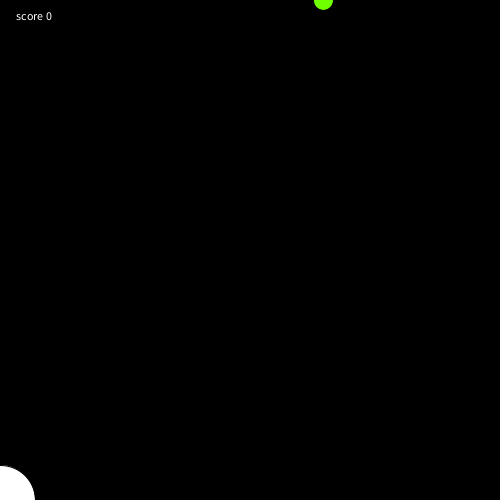
Frame 1 (no input)
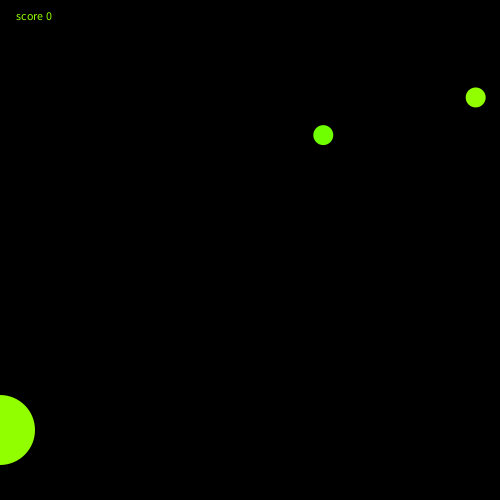
Frame 60 (the mouse pressed at the canvas centre just before this capture)
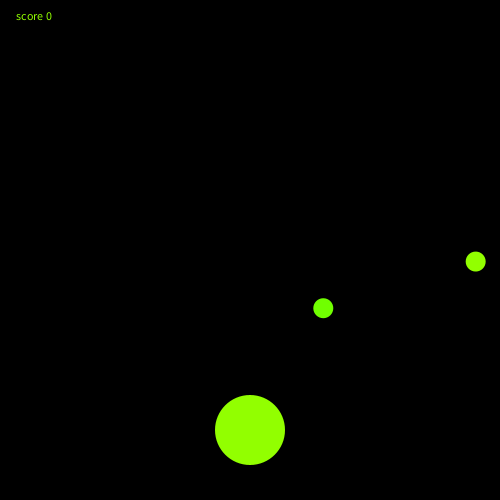
Frame 120 (the mouse held since frame 60 and released just before this capture)

The Processing sketch that drew these frames (run headless with seeded random() and noise(); from frame 60 on, the mouse is pressed at the canvas centre):

// Processing sketch: Raindrops_game
// ── Raindrops_game.pde
class Raindrop {
  PVector loc;
  PVector vel;
  PVector acc;
  color c;
  int d;

  Raindrop() { 
    colorMode(HSB, 360, 100, 100);
    loc = new PVector(random(500),0);
    acc = new PVector (0, .01); 
    c = color(random(360), 100, 100);
    vel = new PVector(0, 2);
    d= 20;
}

  void display() { //creates the raindrop
    fill(c);
    ellipse(loc.x, loc.y, d,d);
  }
  void drop() { //Makes the variable move with velocity and acceleration
    loc.add(vel);
    vel.add(acc);
    noStroke();
  }
}


// ── Catcher.pde
class Catcher {
  PVector loc;
  int d;

  Catcher() {
    loc = new PVector(mouseX, height-d);
    d = 70;
  }

  void display() {
    ellipse(loc.x, loc.y, d, d); //Location of my ellipse
  }

  void update() {
    loc.set(mouseX, height-d);
  }
  void catchDrop(Raindrop drop) {       //catchDrop is the funtion  where the raindrop and the cather interact and the raindop disappears
    if (loc.dist(drop.loc) < d/2 + drop.d/2) {
      drop.vel.set(0, 0);
      drop.acc.set(0, 0);
      drop.loc.set(width*10,height*10);
      score++;
    }
  }
}


// ── Raindrops.pde
int count = 1000;
int score;
int index = 1; 
int oldTime = 0; 
int currentTime = 0;
int timeChange = 0;
Catcher c;
Raindrop[] r = new Raindrop[count]; //Created Array for Raindrop


void setup() {
  size(500, 500);
  for (int i = 0; i < r.length; i++) {  
    r[i] = new Raindrop();
  }
  c = new Catcher();
}
void draw() {
  background(0);
  text("score " + score, 0+ width/30, 20); //Displays score variable
  c.display();
  for (int i=0; i<index; i++) {
    r[i].display();
    r[i]. drop();
    c.catchDrop(r[i]);
  }
  c.update();
  currentTime= millis(); //this block of code helps set the time interval in which each raindrop falls
  timeChange = currentTime - oldTime;   
  if (timeChange>=2000) {
    index++;
    oldTime = currentTime;
  }
}
